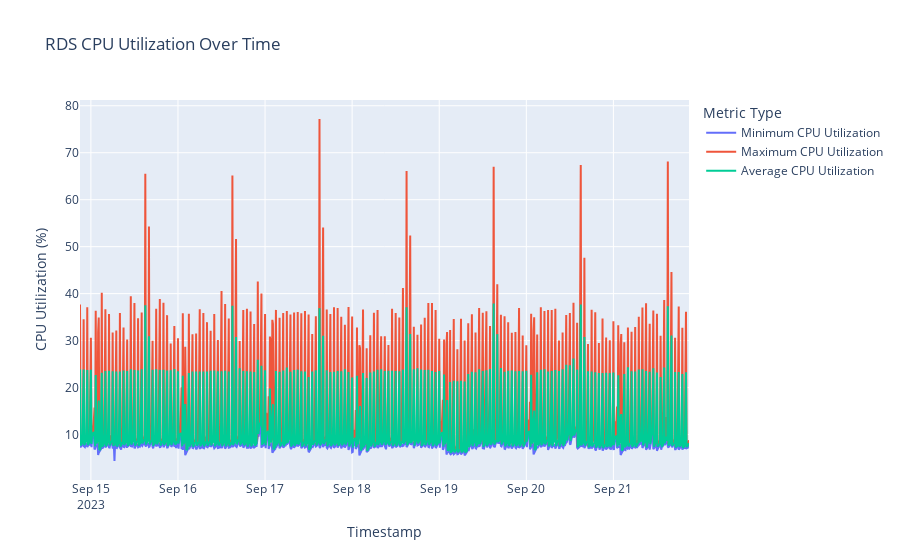

Source (notebook cell):
### Code cell
import plotly.subplots as sp
import plotly.graph_objs as go
import pandas as pd
from datetime import datetime, timedelta

# Assuming you have the cpu_data DataFrame containing the CPU utilization data
# Make sure the DataFrame is correctly populated from your previous code

# Create a subplot with multiple lines
fig = sp.make_subplots(rows=1, cols=1)  # You can adjust the number of rows and columns as needed

# Add traces for average, minimum, and maximum CPU utilization
trace_min = go.Scatter(x=cpu_data['Timestamp'], y=cpu_data['Minimum_CPUUtilization'], mode='lines', name='Minimum CPU Utilization')
trace_max = go.Scatter(x=cpu_data['Timestamp'], y=cpu_data['Maximum_CPUUtilization'], mode='lines', name='Maximum CPU Utilization')
trace_avg = go.Scatter(x=cpu_data['Timestamp'], y=cpu_data['Average_CPUUtilization'], mode='lines', name='Average CPU Utilization')

# Add the traces to the subplot

fig.add_trace(trace_min)
fig.add_trace(trace_max)
fig.add_trace(trace_avg)

# Customize the layout
fig.update_layout(
    title='RDS CPU Utilization Over Time',
    xaxis=dict(title='Timestamp'),
    yaxis=dict(title='CPU Utilization (%)'),
    legend=dict(title='Metric Type')
)

# Show the interactive chart
fig.show()

### Figure 1 — Plotly figure (JSON) as saved in the notebook; plotly's stock layout.template omitted (floating-point values rounded to 4 significant figures; data arrays with more than 128 entries replaced by an {"elided": "..."} marker saying what was removed)
{"data": [{"mode": "lines", "name": "Minimum CPU Utilization", "type": "scatter", "x": {"elided": "1008 str values"}, "y": {"elided": "1008 float values"}}, {"mode": "lines", "name": "Maximum CPU Utilization", "type": "scatter", "x": {"elided": "1008 str values"}, "y": {"elided": "1008 float values"}}, {"mode": "lines", "name": "Average CPU Utilization", "type": "scatter", "x": {"elided": "1008 str values"}, "y": {"elided": "1008 float values"}}], "layout": {"legend": {"title": {"text": "Metric Type"}}, "title": {"text": "RDS CPU Utilization Over Time"}, "xaxis": {"anchor": "y", "domain": [0, 1], "title": {"text": "Timestamp"}}, "yaxis": {"anchor": "x", "domain": [0, 1], "title": {"text": "CPU Utilization (%)"}}}}
